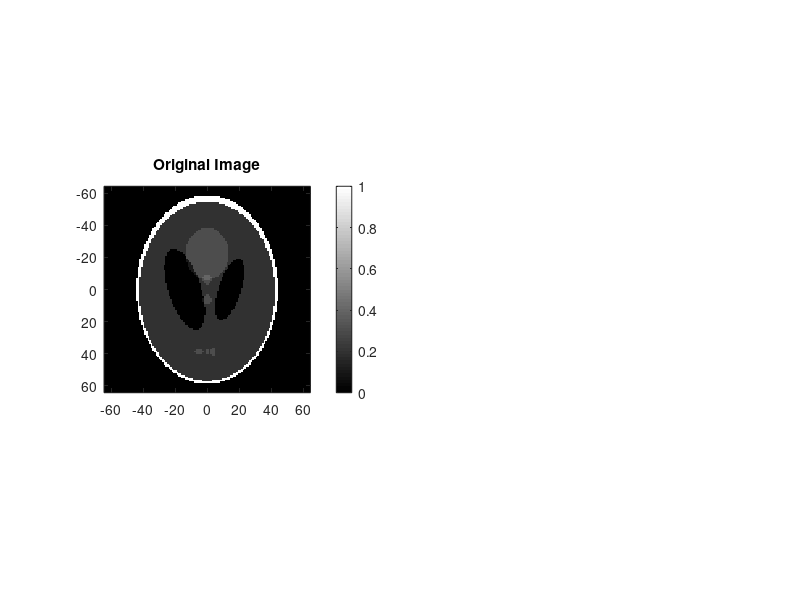

MATLAB code for this plot: (Note: this script raises an error after producing the figure.)
tic;
%% (A) My integration
phant = phantom('Modified Shepp-Logan',128);
% [rr cc] = meshgrid(1:80);
% phant = sqrt((rr-50).^2+(cc-40).^2)<=2;
x=linspace(-64,64,128);
y=linspace(-64,64,128);

figure,subplot(1,2,1),imagesc(x,y,phant);
title('Original Image')
colormap(gray);
axis square;
colorbar;
integral = myIntegration(phant,0,0,1)
integral = myIntegration(phant,-50,90,1)

%% (B) My Radon transform
Rf=myRadonTrans(phant,1);
x=linspace(0,175,36);
y=linspace(-90,90,37);

subplot(1,2,2),imagesc(x,y,Rf);
title('Radon Transform')
colormap(gray);
axis square;
colorbar;

%% (B) Comparing radon transforms
Rf2=myRadonTrans(phant,0.5);
Rf3=myRadonTrans(phant,3);

plot_p5_0 = Rf2(:,1)';
plot_1_0 = Rf(:,1)';
plot_3_0 = Rf3(:,1)';

plot_p5_90 = Rf2(:,19)';
plot_1_90 = Rf(:,19)';
plot_3_90 = Rf3(:,19)';

figure,subplot(3,2,1),plot(y,plot_p5_0);
title('theta=0, delta=0.5')
xlabel('Distance')
ylabel('Radon Transform Intensity')

subplot(3,2,3),plot(y,plot_1_0);
title('theta=0, delta=1')
xlabel('Distance')
ylabel('Radon Transform Intensity')

subplot(3,2,5),plot(y,plot_3_0);
title('theta=0, delta=3')
xlabel('Distance')
ylabel('Radon Transform Intensity')

subplot(3,2,2),plot(y,plot_p5_90);
title('theta=90, delta=0.5')
xlabel('Distance')
ylabel('Radon Transform Intensity')

subplot(3,2,4),plot(y,plot_1_90);
title('theta=90, delta=1')
xlabel('Distance')
ylabel('Radon Transform Intensity')

subplot(3,2,6),plot(y,plot_3_90);
title('theta=90, delta=3')
xlabel('Distance')
ylabel('Radon Transform Intensity')

figure,subplot(3,1,1),imagesc(x,y,Rf2);
title('Radon Transform delta=0.5')
colormap(gray);
axis square;
colorbar;

subplot(3,1,2),imagesc(x,y,Rf);
title('Radon Transform delta=1')
colormap(gray);
axis square;
colorbar;

subplot(3,1,3),imagesc(x,y,Rf3);
title('Radon Transform delta=3')
colormap(gray);
axis square;
colorbar;
toc;